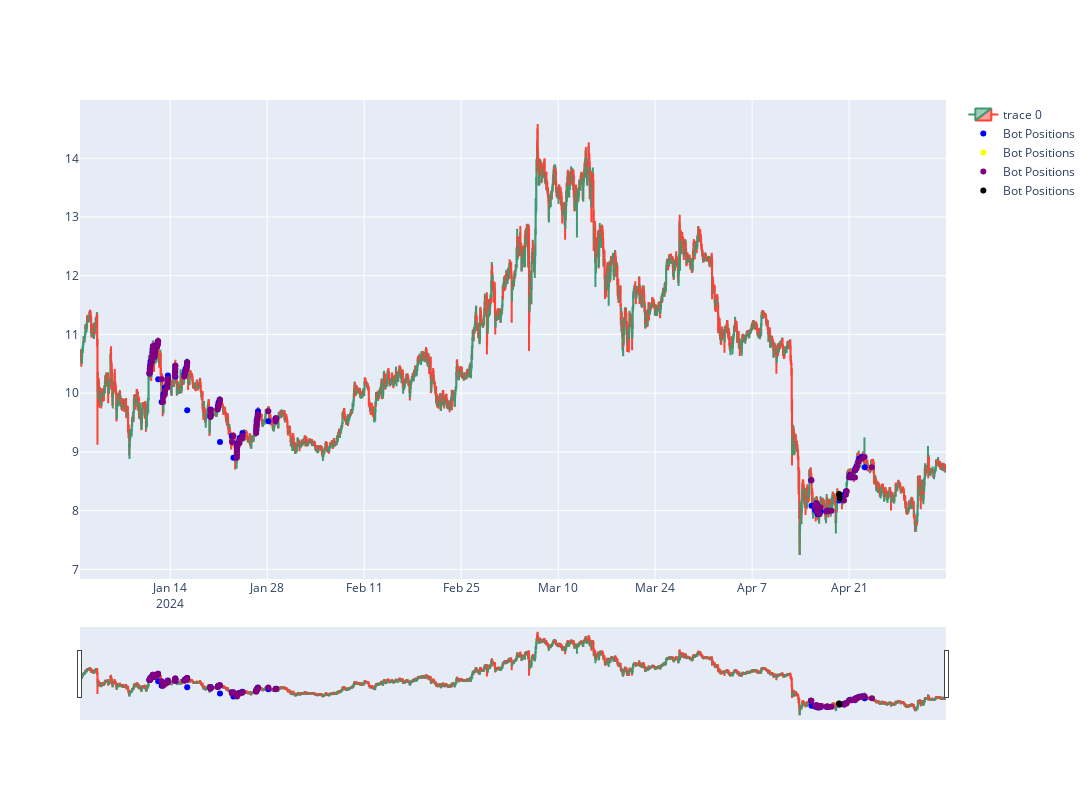

The notebook cell this image was saved under:
### Code cell
price_graph(df, atom_bot_long, atom_bot_short)
